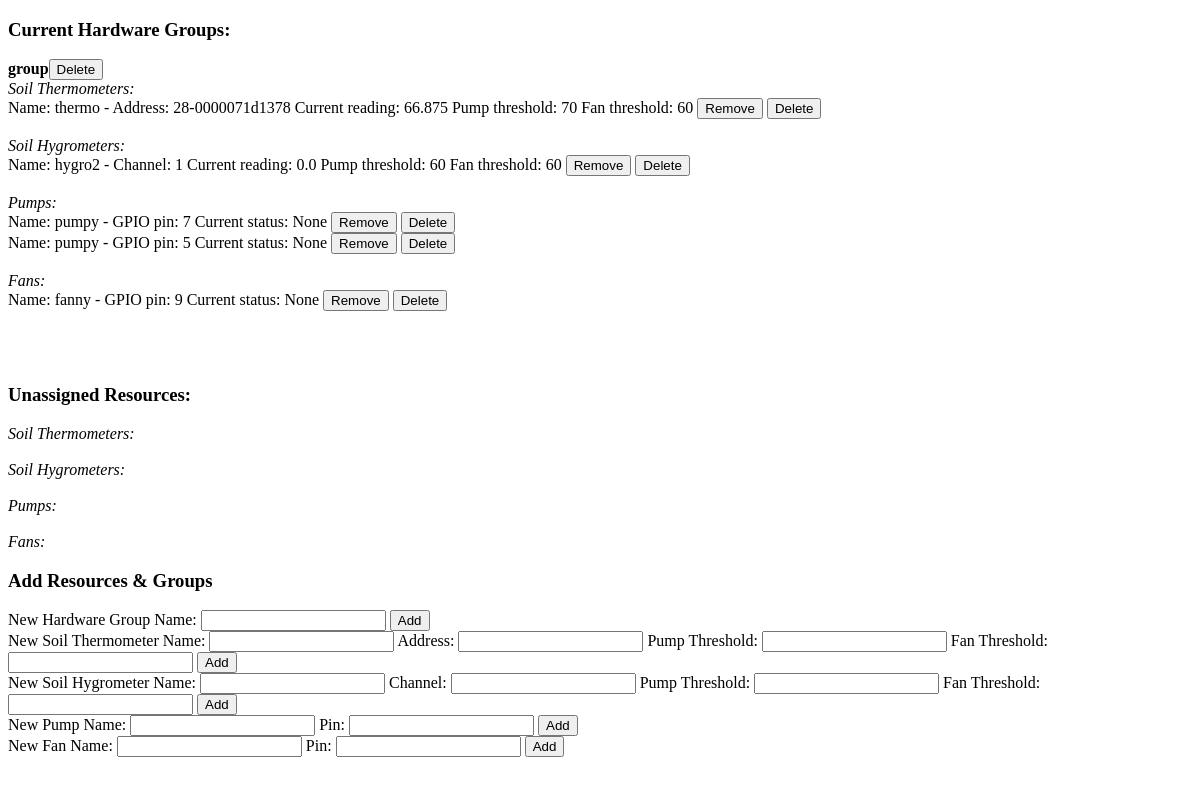
Before: / with the older database file.
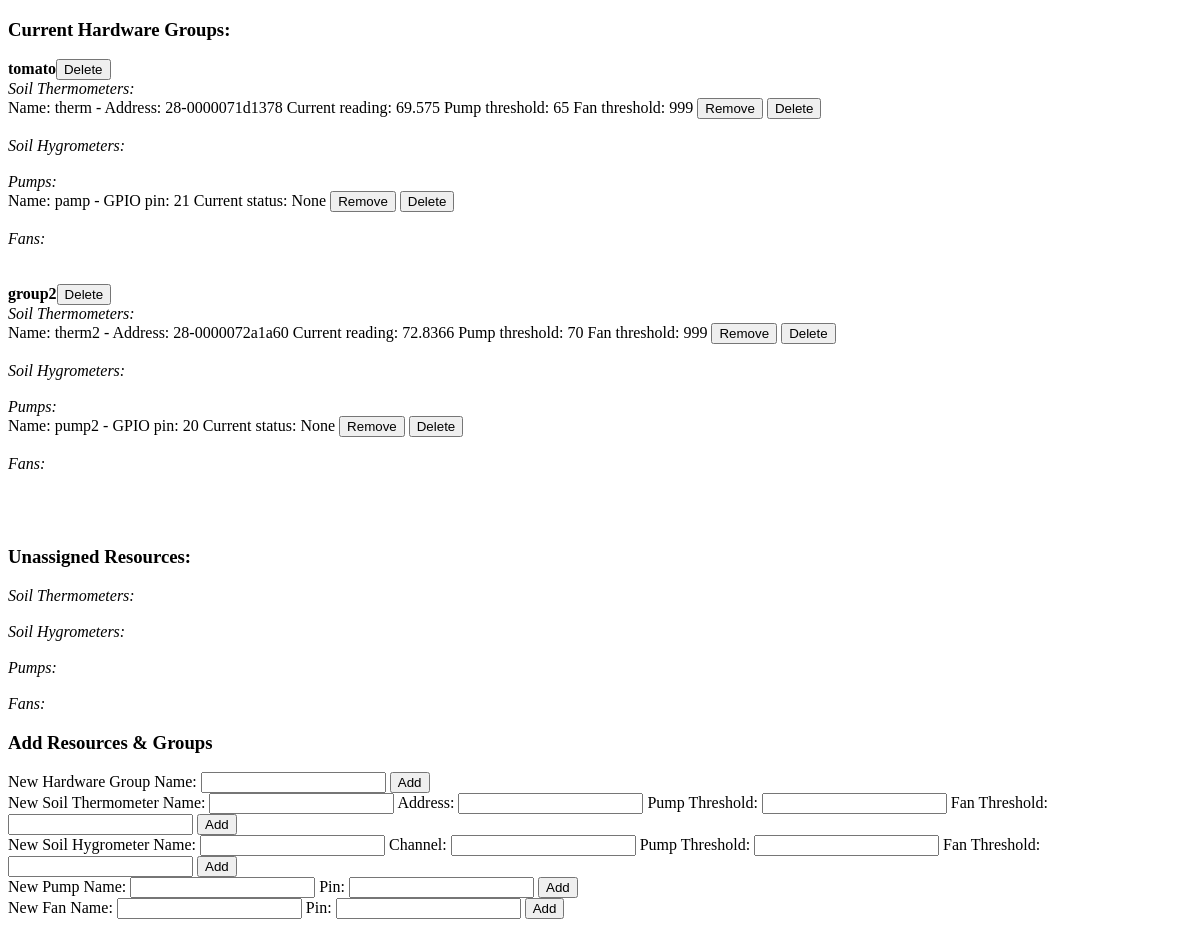
After: the same page with the newer database file.
### hw_models.py (models this page shows)
class HardwareBase(Model):
	class Meta:
		database = hw_db

class HardwareGroup(HardwareBase):
	name = CharField()

class SoilThermometer(HardwareBase):
	group = ForeignKeyField(HardwareGroup, related_name = 'soil_thermometers', null = True)
	pump_threshold = IntegerField(null = True)
	fan_threshold = IntegerField(null = True)
	name = CharField()
	address = CharField()
	curr_reading = FloatField(null = True)

class SoilHygrometer(HardwareBase):
	group = ForeignKeyField(HardwareGroup, related_name = 'soil_hygrometers', null = True)
	pump_threshold = IntegerField(null = True)
	fan_threshold = IntegerField(null = True)
	name = CharField()
	channel = IntegerField()
	curr_reading = FloatField(null = True)

class Pump(HardwareBase):
	group = ForeignKeyField(HardwareGroup, related_name = 'pumps', null = True)
	name = CharField()
	gpio_pin = IntegerField()
	curr_state = BooleanField(null = True)

class Fan(HardwareBase):
	group = ForeignKeyField(HardwareGroup, related_name = 'fans', null = True)
	name = CharField()
	gpio_pin = IntegerField()
	curr_state = BooleanField(null = True)

### views.py (the view)
@app.route('/')
def index():
	return render_template('index.html', HardwareGroup = HardwareGroup, SoilThermometer = SoilThermometer, SoilHygrometer = SoilHygrometer, Pump = Pump, Fan = Fan)

### templates/index.html (shortened to what this page needs)
<!DOCTYPE HTML>
<html>
<head>
</head>
<body>
<h3>Current Hardware Groups:</h3>
	{% for hw_group in HardwareGroup.select() %}
		<b>{{ hw_group.name }}</b><button id =  "del_hwg_{{ hw_group.id }}" type="button">Delete</button>
		<br>
		<i>Soil Thermometers:</i>
		<br>
		{% for soil_thermometer in hw_group.soil_thermometers %}
			Name:
			{{ soil_thermometer.name }}
			-
			Address:
			{{ soil_thermometer.address }}
			Current reading:
			{{ soil_thermometer.curr_reading }}
			Pump threshold:
			{{ soil_thermometer.pump_threshold }}
			Fan threshold:
			{{ soil_thermometer.fan_threshold }}
			<button id = "rem_sth_{{ soil_thermometer.id }}" type="button">Remove</button>
			<button id = "del_sth_{{ soil_thermometer.id }}" type="button">Delete</button>
			<br>
		{% endfor %}
		<br>
		<i>Soil Hygrometers:</i>
		<br>
		{% for soil_hygrometer in hw_group.soil_hygrometers %}
			Name:
			{{ soil_hygrometer.name }}
			-
			Channel: {{ soil_hygrometer.channel }}
			Current reading:
			{{ soil_hygrometer.curr_reading }}
			Pump threshold:
			{{ soil_hygrometer.pump_threshold }}
			Fan threshold:
			{{ soil_hygrometer.fan_threshold }}
			<button id = "rem_shy_{{ soil_hygrometer.id }}" type="button">Remove</button>
			<button id = "del_shy_{{ soil_hygrometer.id }}" type="button">Delete</button>
			<br>
		{% endfor %}
		<br>
		<i>Pumps:</i>
		<br>
		{% for pump in hw_group.pumps %}
			Name:
			{{ pump.name }}
			-
			GPIO pin:
			{{ pump.gpio_pin }}
			Current status:
			{{ pump.curr_state }}
			<button id = "rem_pmp_{{ pump.id }}" type="button">Remove</button>
			<button id = "del_pmp_{{ pump.id }}" type="button">Delete</button>
			<br>
		{% endfor %}
		<br>
		<i>Fans:</i>
		<br>
		{% for fan in hw_group.fans %}
			Name:
			{{ fan.name }}
			-
			GPIO pin:
			{{ fan.gpio_pin }}
			Current status:
			{{ fan.curr_state }}
			<button id = "rem_fan_{{ fan.id }}" type="button">Remove</button>
			<button id = "del_fan_{{ fan.id }}" type="button">Delete</button>
			<br>
		{% endfor %}
	<br>
	<br>
	{% endfor %}
	<br>
<h3>Unassigned Resources:</h3>
	<i>Soil Thermometers:</i>
		<br>
		<br>
		<i>Soil Hygrometers:</i>
		<br>
		<br>
		<i>Pumps:</i>
		<br>
		<br>
		<i>Fans:</i>
		<br>
<h3>Add Resources & Groups</h3>
	New Hardware Group
	Name: <input type="text" id="add_hwg_name">
	<button id = "add_hwg" type="button">Add</button>
	<br>
	New Soil Thermometer
	Name: <input type="text" id="add_sth_name">
	Address: <input type="text" id="add_sth_addr">
	Pump Threshold: <input type="text" id="add_sth_pmp_thresh">
	Fan Threshold: <input type="text" id="add_sth_fan_thresh">
	<button id = "add_sth" type="button">Add</button>
	<br>
	New Soil Hygrometer
	Name: <input type="text" id="add_shy_name">
	Channel: <input type="text" id="add_shy_chan">
	Pump Threshold: <input type="text" id="add_shy_pmp_thresh">
	Fan Threshold: <input type="text" id="add_shy_fan_thresh">
	<button id = "add_shy" type="button">Add</button>
	<br>
	New Pump
	Name: <input type="text" id="add_pmp_name">
	Pin: <input type="text" id="add_pmp_pin">
	<button id = "add_pmp" type="button">Add</button>
	<br>
	New Fan
	Name: <input type="text" id="add_fan_name">
	Pin: <input type="text" id="add_fan_pin">
	<button id = "add_fan" type="button">Add</button>
</body>
</html>

Changed rows visible on the page:
removed SoilHygrometer: name "hygro2", channel "1", curr_reading "0.0", pump_threshold "60", fan_threshold "60", shown under HardwareGroup "group"
removed Fan: name "fanny", gpio_pin "9", curr_state "None", shown under HardwareGroup "group"
changed HardwareGroup: name "group" → "tomato"; loses Pump (name "pumpy", gpio_pin "5", curr_state "None")
changed SoilThermometer: name "thermo" → "therm"; curr_reading "66.875" → "69.575"; pump_threshold "70" → "65"; fan_threshold "60" → "999"
changed Pump: name "pumpy" → "pamp"; gpio_pin "7" → "21"
added HardwareGroup: name "group2", Pump (name "pump2", gpio_pin "20", curr_state "None")
added SoilThermometer: name "therm2", address "28-0000072a1a60", curr_reading "72.8366", pump_threshold "70", fan_threshold "999", shown under "group2"
